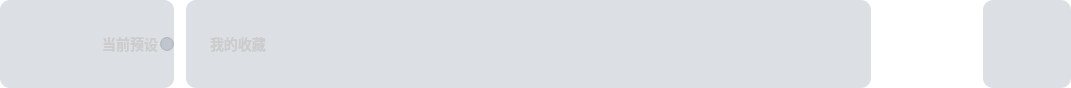
    <widget class="QWidget" name="widget_Overall" native="true">
     <property name="minimumSize">
      <size>
       <width>1049</width>
       <height>88</height>
      </size>
     </property>
     <property name="maximumSize">
      <size>
       <width>16777215</width>
       <height>88</height>
      </size>
     </property>
     <property name="styleSheet">
      <string notr="true">background-color: transparent;
border-image:none;
border-top-left-radius: 10px;
border-top-right-radius: 10px;
border-bottom-left-radius: 0px;
border-bottom-right-radius: 0px;</string>
     </property>
     <layout class="QGridLayout" name="gridLayout_3">
      <property name="leftMargin">
       <number>0</number>
      </property>
      <property name="topMargin">
       <number>0</number>
      </property>
      <property name="rightMargin">
       <number>0</number>
      </property>
      <property name="bottomMargin">
       <number>0</number>
      </property>
      <property name="horizontalSpacing">
       <number>12</number>
      </property>
      <property name="verticalSpacing">
       <number>0</number>
      </property>
      <item row="0" column="3">
       <widget class="FrostedPanel" name="widget_right" native="true">
        <property name="minimumSize">
         <size>
          <width>88</width>
          <height>88</height>
         </size>
        </property>
        <property name="maximumSize">
         <size>
          <width>88</width>
          <height>88</height>
         </size>
        </property>
        <property name="styleSheet">
         <string notr="true">background-color: transparent;
border-image:none;
border-top-left-radius: 10px;
border-top-right-radius: 10px;
border-bottom-left-radius: 10px;
border-bottom-right-radius: 10px;</string>
        </property>
        <layout class="QGridLayout" name="gridLayout_6">
         <property name="leftMargin">
          <number>0</number>
         </property>
         <property name="topMargin">
          <number>0</number>
         </property>
         <property name="rightMargin">
          <number>0</number>
         </property>
         <property name="bottomMargin">
          <number>0</number>
         </property>
         <property name="spacing">
          <number>0</number>
         </property>
         <item row="0" column="0">
          <widget class="CustomQPushButtonFunctionalClassificationButton" name="pBt_GameListen">
           <property name="minimumSize">
            <size>
             <width>88</width>
             <height>88</height>
            </size>
           </property>
           <property name="maximumSize">
            <size>
             <width>88</width>
             <height>88</height>
            </size>
           </property>
           <property name="styleSheet">
            <string notr="true">QPushButton
{
	border-radius: 10px;
	background: rgba(81, 96, 122, 0.2);
	image: url(:/Skin/Images/Headphones/listen-no.png);
}
QPushButton:hover
{
	background: rgba(255, 255, 255, 0.2);
	image: url(:/Skin/Images/Headphones/listen-no.png);
}
</string>
           </property>
           <property name="text">
            <string/>
           </property>
           <property name="checkable">
            <bool>true</bool>
           </property>
          </widget>
         </item>
        </layout>
       </widget>
      </item>
      <item row="0" column="0">
       <widget class="FrostedPanel" name="widget_2" native="true">
        <property name="minimumSize">
         <size>
          <width>174</width>
          <height>88</height>
         </size>
        </property>
        <property name="maximumSize">
         <size>
          <width>180</width>
          <height>88</height>
         </size>
        </property>
        <layout class="QGridLayout" name="gridLayout_2">
         <property name="leftMargin">
          <number>0</number>
         </property>
         <property name="topMargin">
          <number>0</number>
         </property>
         <property name="rightMargin">
          <number>0</number>
         </property>
         <property name="bottomMargin">
          <number>0</number>
         </property>
         <property name="horizontalSpacing">
          <number>0</number>
         </property>
         <item row="0" column="0">
          <widget class="NewRadioBtnText" name="rBt_currentPlan">
           <property name="enabled">
            <bool>true</bool>
           </property>
           <property name="minimumSize">
            <size>
             <width>174</width>
             <height>88</height>
            </size>
           </property>
           <property name="maximumSize">
            <size>
             <width>180</width>
             <height>88</height>
            </size>
           </property>
           <property name="layoutDirection">
            <enum>Qt::RightToLeft</enum>
           </property>
           <property name="styleSheet">
            <string notr="true">QRadioButton{
	text-align: left;  /* 改为左对齐更合理 */
background-color: rgba(81, 96, 122, 0.2);
	color: #CCCCCC;
	border-radius: 10px;
font-family: &quot;Noto Sans S Chinese&quot;; font-weight: 500;
	font-size: 14px;
	spacing: 2px;  /* 设置指示器和文本之间的间距 */
}
/*被选中样式*/
QRadioButton:checked
 {
background-color:red;
}
/*指示器样式*/
QRadioButton::indicator
{
height:58px;
width:58px;
	border-image: url(:/Skin/Images/Headphones/CurrentPlanRadio/c-default-no.png);
margin-right:17px;	
margin-left:25px;
}
                             </string>
           </property>
           <property name="text">
            <string>当前预设</string>
           </property>
           <property name="checkable">
            <bool>false</bool>
           </property>
          </widget>
         </item>
        </layout>
       </widget>
      </item>
      <item row="0" column="2">
       <widget class="FrostedPanel" name="widget_3" native="true">
        <property name="minimumSize">
         <size>
          <width>88</width>
          <height>88</height>
         </size>
        </property>
        <property name="maximumSize">
         <size>
          <width>88</width>
          <height>88</height>
         </size>
        </property>
        <layout class="QGridLayout" name="gridLayout_9">
         <property name="leftMargin">
          <number>0</number>
         </property>
         <property name="topMargin">
          <number>0</number>
         </property>
         <property name="rightMargin">
          <number>0</number>
         </property>
         <property name="bottomMargin">
          <number>0</number>
         </property>
         <property name="spacing">
          <number>0</number>
         </property>
         <item row="0" column="0">
          <widget class="QPushButton" name="pBt_Plans">
           <property name="minimumSize">
            <size>
             <width>88</width>
             <height>88</height>
            </size>
           </property>
           <property name="maximumSize">
            <size>
             <width>88</width>
             <height>88</height>
            </size>
           </property>
           <property name="styleSheet">
            <string notr="true">QPushButton
{
	border-radius: 10px;
	border-image: url(:/Skin/Images/Headphones/plans_ch_ 88_88.png);
}
</string>
           </property>
           <property name="text">
            <string/>
           </property>
           <property name="checkable">
            <bool>true</bool>
           </property>
          </widget>
         </item>
        </layout>
       </widget>
      </item>
      <item row="0" column="1">
       <widget class="FrostedPanel" name="widget_all" native="true">
        <property name="minimumSize">
         <size>
          <width>685</width>
          <height>88</height>
         </size>
        </property>
        <property name="maximumSize">
         <size>
          <width>16777215</width>
          <height>88</height>
         </size>
        </property>
        <property name="styleSheet">
         <string notr="true">background-color: rgba(81, 96, 122, 0.2);
border-radius: 10px;</string>
        </property>
        <layout class="QGridLayout" name="gridLayout_4">
         <property name="leftMargin">
          <number>24</number>
         </property>
         <property name="rightMargin">
          <number>16</number>
         </property>
         <property name="spacing">
          <number>6</number>
         </property>
         <item row="0" column="0" rowspan="2">
          <widget class="QLabel" name="lab_cur_2">
           <property name="minimumSize">
            <size>
             <width>65</width>
             <height>20</height>
            </size>
           </property>
           <property name="maximumSize">
            <size>
             <width>65</width>
             <height>20</height>
            </size>
           </property>
           <property name="styleSheet">
            <string notr="true">border:0px;
color: #CCCCCC;
font-family: &quot;Noto Sans S Chinese&quot;; font-weight: 500;
font-size: 14px;
background-color:transparent;</string>
           </property>
           <property name="text">
            <string>我的收藏</string>
           </property>
           <property name="alignment">
            <set>Qt::AlignLeading|Qt::AlignLeft|Qt::AlignVCenter</set>
           </property>
          </widget>
         </item>
         <item row="0" column="3">
          <spacer name="horizontalSpacer_2">
           <property name="orientation">
            <enum>Qt::Horizontal</enum>
           </property>
           <property name="sizeHint" stdset="0">
            <size>
             <width>40</width>
             <height>20</height>
            </size>
           </property>
          </spacer>
         </item>
         <item row="0" column="1">
          <spacer name="horizontalSpacer">
           <property name="orientation">
            <enum>Qt::Horizontal</enum>
           </property>
           <property name="sizeType">
            <enum>QSizePolicy::Fixed</enum>
           </property>
           <property name="sizeHint" stdset="0">
            <size>
             <width>28</width>
             <height>20</height>
            </size>
           </property>
          </spacer>
         </item>
         <item row="0" column="2" rowspan="2">
          <widget class="EightMyPlan" name="widget_eight" native="true">
           <property name="minimumSize">
            <size>
             <width>500</width>
             <height>0</height>
            </size>
           </property>
           <property name="maximumSize">
            <size>
             <width>500</width>
             <height>16777215</height>
            </size>
           </property>
           <property name="styleSheet">
            <string notr="true">border-radius:6px;
background-color:transparent;</string>
           </property>
          </widget>
         </item>
        </layout>
       </widget>
      </item>
     </layout>
    </widget>
